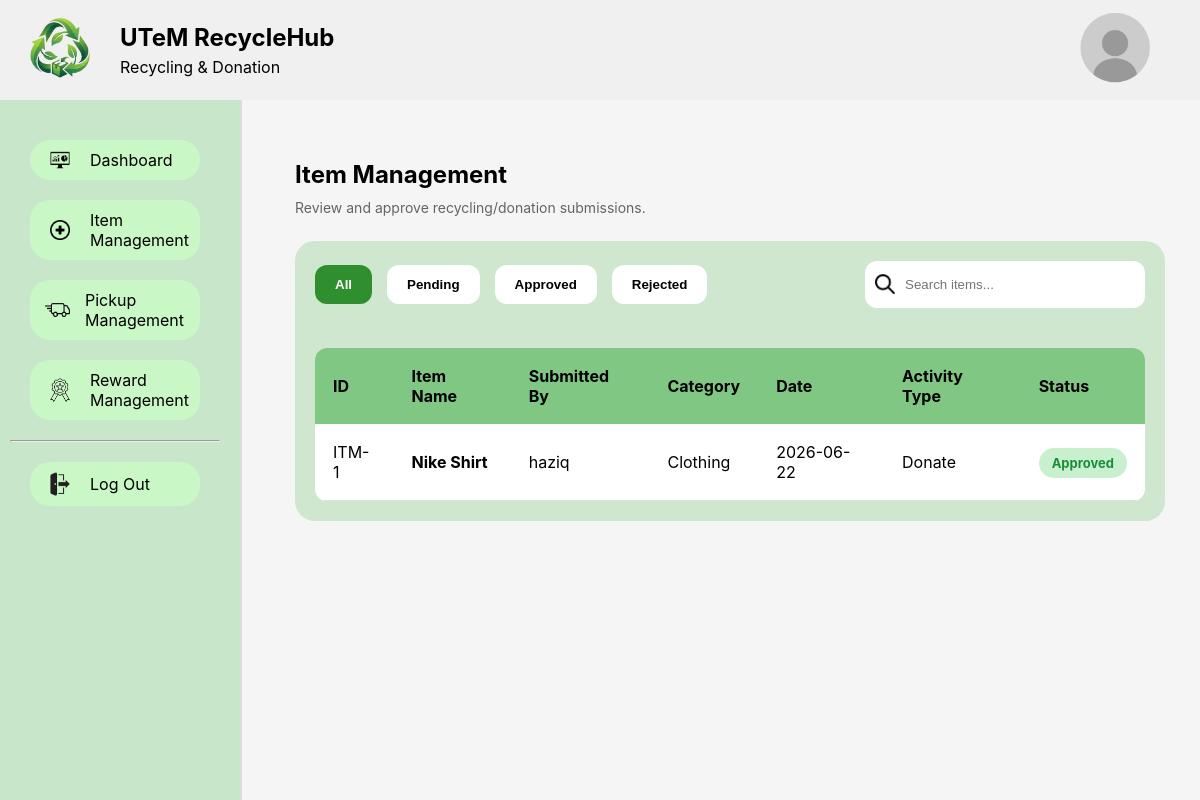
Screenshot of /page/Admin/addItemAdmin.php (signed in) with the database file from the repository.
### tables this page shows
CREATE TABLE `item` (
  `ItemId` varchar(15) NOT NULL,
  `ItemName` varchar(70) NOT NULL,
  `Category` varchar(70) NOT NULL,
  `Condition` enum('New','Used','Damaged') NOT NULL,
  `Description` varchar(255) NOT NULL,
  `Image` varchar(255) NOT NULL,
  `ActivityType` enum('Donate','Recycle') NOT NULL,
  `ItemDate` date NOT NULL DEFAULT curdate(),
  `Status` enum('Pending','Approved','Rejected') NOT NULL,
  `UserId` varchar(15) NOT NULL
);

CREATE TABLE `user` (
  `UserId` varchar(15) NOT NULL,
  `Name` varchar(255) NOT NULL,
  `Email` varchar(100) NOT NULL,
  `Password` varchar(255) NOT NULL,
  `NoPhone` varchar(20) NOT NULL,
  `Points` int(10) NOT NULL DEFAULT 0,
  `Role` enum('Admin','Student(UTeM)','Staff(UTeM)','Public') NOT NULL
);

### page/Admin/addItemAdmin.php (the view, shortened to what this page needs)
<?php
include("../../inc/connect.php");
$sql = "SELECT item.ItemId,
               item.ItemName,
               item.Category,
               item.ActivityType,
               item.ItemDate,
               item.Status,
               user.Name
        FROM item
        JOIN user ON item.UserId = user.UserId";
$result = $conn->query($sql);
?>
<!DOCTYPE html>
<html lang="en">
<head>
    <link rel="stylesheet" href="../../style/global.css">
    <link rel="stylesheet" href="../../style/admin/sidebarAdmin.css">
    <link rel="stylesheet" href="../../style/admin/addItemAdmin.css">
    <link rel="stylesheet" href="../../style/admin/headerAdmin.css">
</head>
<body class="item-management-page">
    <?php include("headerAdmin.php"); ?>
    <?php include("sidebarAdmin.php"); ?>
    <main class="dashboard-container">
        <header class="dashboard-header">
            <h2>Item Management</h2>
            <p>Review and approve recycling/donation submissions.</p>
        </header>
        <section class="table-controls">
            <div class="tabs">
                <button class="tab-btn active" data-filter="all">All</button>
                <button class="tab-btn" data-filter="pending">Pending</button>
                <button class="tab-btn" data-filter="approved">Approved</button>
                <button class="tab-btn" data-filter="rejected">Rejected</button>
            </div>
            <div class="search-box">
                <img src="../../image/search.png" alt="search">
                <input type="text" id="searchInput" placeholder="Search items...">
            </div>
        </section>
        <section class="table-container">
            <table class="management-table">
                <thead>
                    <tr>
                        <th>ID</th>
                        <th>Item Name</th>
                        <th>Submitted By</th>
                        <th>Category</th>
                        <th>Date</th>
                        <th>Activity Type</th>
                        <th>Status</th>
                    </tr>
                </thead>
                <tbody>
                    <?php while ($row = $result->fetch_assoc()) { ?>
                        <tr data-status="<?= strtolower($row['Status']) ?>"
                            ondblclick="window.location='itemDetailAdmin.php?id=<?= $row['ItemId'] ?>'"
                            style="cursor:pointer;">
                            <td><?= $row['ItemId'] ?></td>
                            <td><strong><?= $row['ItemName'] ?></strong></td>
                            <td><?= $row['Name'] ?></td>
                            <td><?= $row['Category'] ?></td>
                            <td><?= $row['ItemDate'] ?></td>
                            <td><?= $row['ActivityType'] ?></td>
                            <td>
                                <span class="badge badge-<?= strtolower($row['Status']) ?>">
                                    <?= $row['Status'] ?>
                                </span>
                            </td>
                        </tr>
                    <?php } ?>
                </tbody>
            </table>
        </section>
    </main>
</body>
</html>

### style/global.css (style rules this page uses)
body { margin: 0; background-color: whitesmoke; font-family: -apple-system, BlinkMacSystemFont, "Segoe UI", Roboto, Helvetica, Arial, sans-serif; }

### style/admin/addItemAdmin.css (style rules this page uses)
.dashboard-container { margin-left:260px; margin-top:120px; padding:20px 35px; }
.dashboard-header { margin-bottom:25px; }
.dashboard-header h2 { margin-bottom:0; }
.dashboard-header p { margin-top:10px; font-size:14px; color: rgb(100, 100, 100); }
.table-controls { background:#cfe6cf; padding:20px; border-radius:20px 20px 0 0; display:flex; justify-content:space-between; align-items:center; }
.tabs { display:flex; gap:15px; }
.tab-btn { border:none; background:white; padding:12px 20px; border-radius:12px; cursor:pointer; font-weight:bold; }
.tab-btn.active { background:#2f8f2f; color:white; }
.search-box { position:relative; width:280px; flex-shrink:0; }
.search-box input { width:85%; height:45px; padding-left:40px; border:none; border-radius:12px; outline:none; }
.search-box img { position:absolute; width: 20px; left:10px; top:13px; }
.table-container { background:#cfe6cf; padding:20px; border-radius:0 0 20px 20px; overflow-x:auto; }
.management-table { width:100%; border-collapse:collapse; background:white; border-radius:12px; overflow:hidden; }
.management-table th { padding:18px; text-align:left; background:#81c784; color:black; }
.management-table td { padding:18px; border-bottom:1px solid #ddd; }
.management-table td strong { color:black; }
.badge { padding:7px 13px; border-radius:20px; font-size:13px; font-weight:bold; }
.badge-approved { background:#c8f0cf; color:#1b8d39; }

### rows the page displays
item: ItemId "ITM-1", ItemName "Nike Shirt", UserId.Name "haziq", Category "Clothing", ItemDate "2026-06-22", ActivityType "Donate", Status "Approved"
